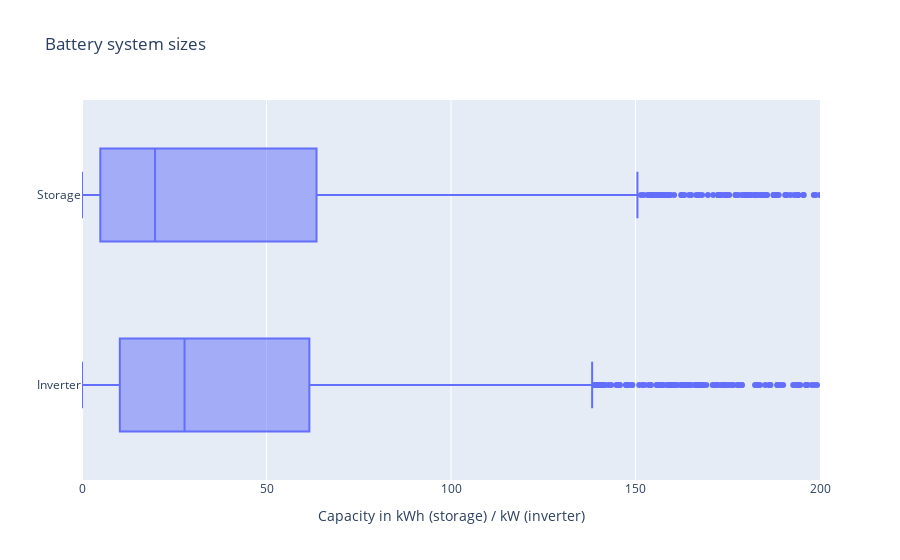

Write notebook code for a chart like this one.
### Markdown cell above
## System sizes

### Code cell
storage_size = profiles_using_storage["storage_capacity_kwh"].copy()
storage_size.name = "Storage capacity"
print(storage_size.describe().drop("count").to_markdown())

print("")
inverter_size = profiles_using_storage["inverter_capacity_kw"].copy()
inverter_size.name = "Inverter capacity"
print(inverter_size.describe().drop("count").to_markdown())


fig_df = profiles_using_storage.copy()
fig_df = fig_df.rename(columns={
    "storage_capacity_kwh": "Storage",
    "inverter_capacity_kw": "Inverter"})
fig = px.box(
    data_frame=fig_df,
    x=["Inverter", "Storage"],
    title="Battery system sizes")
fig.update_layout(xaxis_title="Capacity in kWh (storage) / kW (inverter)", yaxis_title="")
fig.update_xaxes(range=[0, 200])
fig.show()

### Figure 1 — Plotly figure (JSON) as saved in the notebook; plotly's stock layout.template omitted (floating-point values rounded to 4 significant figures; data arrays with more than 128 entries replaced by an {"elided": "..."} marker saying what was removed)
{"data": [{"alignmentgroup": "True", "hovertemplate": "value=%{x}<br>variable=%{y}<extra></extra>", "legendgroup": "", "marker": {"color": "#636efa"}, "name": "", "notched": false, "offsetgroup": "", "orientation": "h", "showlegend": false, "type": "box", "x": {"elided": "5706 float values"}, "x0": " ", "xaxis": "x", "y": {"elided": "5706 str values"}, "y0": " ", "yaxis": "y"}], "layout": {"boxmode": "group", "legend": {"tracegroupgap": 0}, "title": {"text": "Battery system sizes"}, "xaxis": {"anchor": "y", "domain": [0, 1], "range": [0, 200], "title": {"text": "Capacity in kWh (storage) / kW (inverter)"}}, "yaxis": {"anchor": "x", "domain": [0, 1], "title": {"text": ""}}}}
